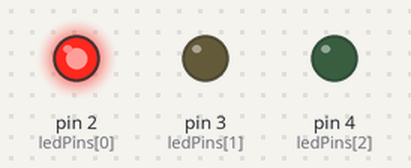
The sketch below on a simulated Arduino Uno, built with avr-gcc and run on an emulated ATmega328P. On the bench: output pins drawn as LEDs (lit = HIGH).

Above: at 0.5 s.
At 2.7 s:
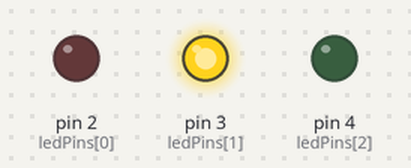
At 5.0 s:
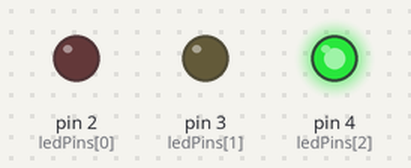
Timing chart, 0 to 6.9 s (numbered marks = the images above):
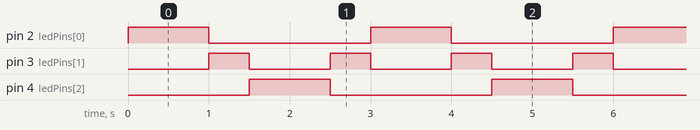

The sketch:

sketch.ino
```cpp
// programa de los semaforos
// Definir los pines a los que están conectados los LEDs
int ledPins[] = {2, 3, 4}; // Cambia los números de pin si están conectados a otros pines

void setup() {
  // Configurar los pines como salidas
  for (int i = 0; i < 3; i++) {
    pinMode(ledPins[i], OUTPUT);
  }
}

void loop() {
  // Encender y apagar los LEDs en un bucle
  for (int i = 0; i < 3; i++) {
    if (i != 1) {
      digitalWrite(ledPins[i], HIGH); // Encender led rojo
      delay(1000); // Esperar 1 seg
      digitalWrite(ledPins[i], LOW); // Apagar el LED rojo
      digitalWrite(ledPins[i+1], HIGH);// Encender led amarillo
      delay(500);  // Mantener la luz amarilla durante 0.5 segundos
      digitalWrite(ledPins[i+1], LOW); // Apagar el LED amarillo
      digitalWrite(ledPins[i+2], HIGH);// Encender led verde
      delay(1000);  // Mantener la luz verde durante 1 segundos
      digitalWrite(ledPins[i+2], LOW); // Apagar el LED verde
      digitalWrite(ledPins[i+1], HIGH);// Encender led amarillo
      delay(500);  // Mantener la luz amarilla durante 0.5 segundo
      digitalWrite(ledPins[i+1], LOW);// Apagar el LED amarillo
      digitalWrite(ledPins[i], HIGH);// Apagar el LED rojo
    }
    else
    {
      i = 0;
      break;
    }
  }
}
```

Measured:
- by itself, pin 2 (ledPins[0]), pin 4 (ledPins[2]): alternates HIGH for 1.0 s and LOW for 2.0 s
- by itself, pin 3 (ledPins[1]): alternates HIGH for 0.50 s and LOW for 1.0 s
- by itself, everything shown: repeats every 3.0 s, in 4 steps
